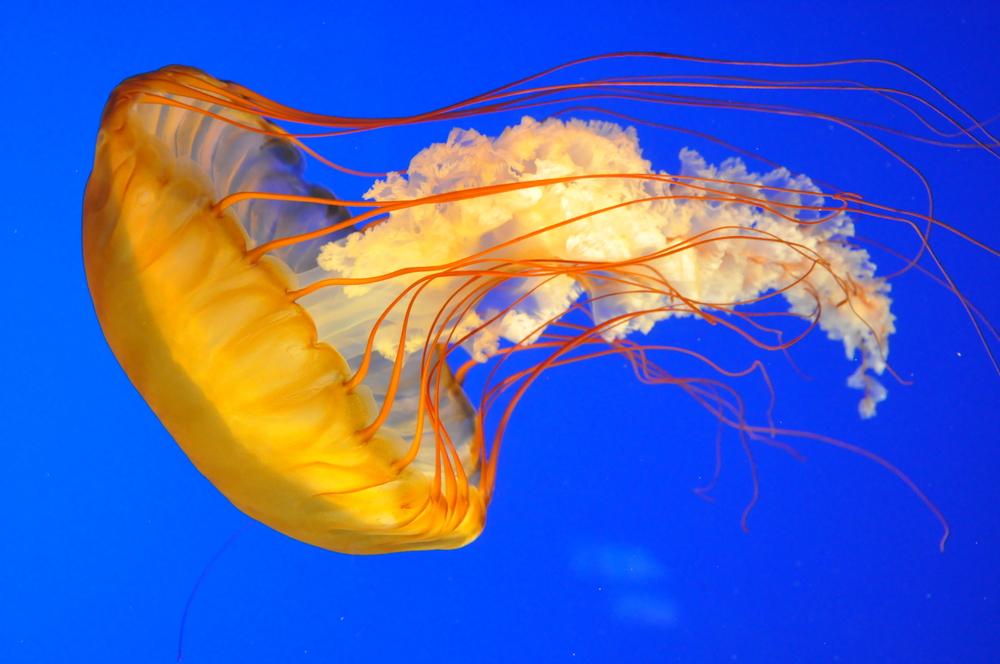
#> input picture jellyfish.jpg, 1000 x 664 px
$ python mumfordshah_register.py jellyfish.jpg   (Python 2 division)
#> lines starting #> are read from the running program, lines starting #| are printed output that depends on the picture
#!/usr/bin/env python
import numpy as np
import cv2
from sklearn.cluster import KMeans

import argparse
from os.path import basename
import os.path
import os

def J1(x, h):
	return np.sum(np.linalg.norm(grad(x,h), axis = 2))

# [126 lines left out: functions chambolle, grad, div, project_balls, project_balls_intersect, project_simplex, not called in this run]

def mumford(fn_in, l=5):
#> called with fn_in = 'jellyfish.jpg', l = 1
	nc = 4
	#Params from [1]
	theta = 1
	tau = 0.05

	h = 1
	L2 = 8/h**2
	sigma = 1/(L2 * tau)

	lmda = l
	rho = 5 				#Need to experiment with good values here
	ny = 200

	#Test code
	#fn_in = './black_white_orange.png'
	fns_in = ['./butterfly1.png', './butterfly2.png', './butterfly3.png', './butterfly4.png']

	bn = basename(os.path.splitext(fn_in)[0])
	dr = './progress_frames/'
	if not os.path.exists(dr):
	    os.makedirs(dr)

	#Load image
	img = cv2.imread(fn_in)
#> img is the input picture: shape (664, 1000, 3); mean B, G, R 186.9, 95.2, 74.1
	(iny,inx) = img.shape[0:2]
#> iny = 664; inx = 1000
	img = cv2.resize(img, (int(inx*(ny/float(iny))), ny))
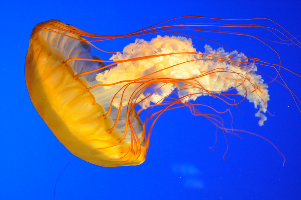
#> img: shape (200, 301, 3); mean B, G, R 186.8, 95.1, 74.1

	#K-means clustering to get colors and for comparison
	ny = img.shape[0]
#> ny = 200
	nx = img.shape[1]
#> nx = 301
	N = nx*ny
#> N = 60200
	X = img.reshape(N, -1, 3).squeeze()
	#Cluster image to get 'mean' clusters
	km = KMeans(n_clusters = nc).fit(X)
	centers = km.cluster_centers_
#> centers = [[143.6, 95.17, 121.3], [18.64, 134.1, 213.5], [134.2, 192.1, 229.7], [243.8, 68.49, 6.25]]
	cl = km.predict(X).reshape((ny, nx))
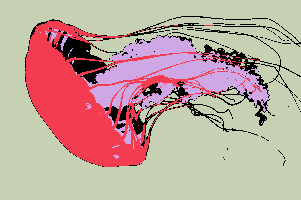
#> cl: shape (200, 301) int32; 4 distinct labels, from 0 to 3; one colour per label, 0 black
	#Paint the image by the clusters
	km_img = np.zeros(img.shape)
	for i in range(ny):
		for j in range(nx):
			km_img[i,j,:] = centers[cl[i,j],:]
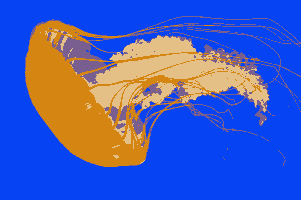
#> km_img: shape (200, 301, 3) float64; mean of channels 0, 1, 2 186.8, 95, 74; drawn as B, G, R
	km_img = km_img.astype(np.uint8)
	cv2.imwrite('%s_kmeans.png'%bn, km_img)
	#cv2.waitKey()

	#Generate resolvents and such
	#res_F = project_balls_intersect
	res_F = project_balls
	res_G = project_simplex
#> (the run stopped early here; a loop or call above may not have finished)
